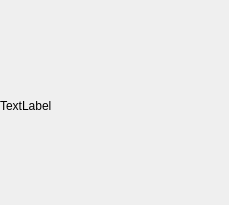
<?xml version="1.0" encoding="UTF-8"?>
<ui version="4.0">
 <class>ErrorDialog</class>
 <widget class="QDialog" name="ErrorDialog">
  <property name="geometry">
   <rect>
    <x>0</x>
    <y>0</y>
    <width>229</width>
    <height>205</height>
   </rect>
  </property>
  <property name="windowTitle">
   <string>Dialog</string>
  </property>
  <widget class="QWidget" name="verticalLayoutWidget">
   <property name="geometry">
    <rect>
     <x>0</x>
     <y>0</y>
     <width>231</width>
     <height>211</height>
    </rect>
   </property>
   <layout class="QVBoxLayout" name="verticalLayout">
    <item>
     <widget class="QLabel" name="Errorlabel">
      <property name="text">
       <string>TextLabel</string>
      </property>
     </widget>
    </item>
   </layout>
  </widget>
 </widget>
 <resources/>
 <connections/>
</ui>
